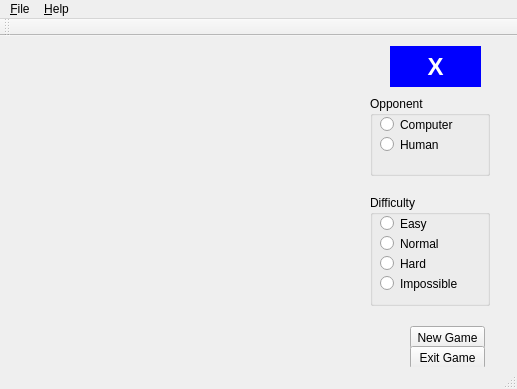
<?xml version="1.0" encoding="UTF-8"?>
<ui version="4.0">
 <class>winMainClass</class>
 <widget class="QMainWindow" name="winMainClass">
  <property name="geometry">
   <rect>
    <x>0</x>
    <y>0</y>
    <width>517</width>
    <height>389</height>
   </rect>
  </property>
  <property name="windowTitle">
   <string>Tic-Tac-Toe++ Alpha</string>
  </property>
  <property name="styleSheet">
   <string notr="true"/>
  </property>
  <widget class="QWidget" name="centralWidget">
   <widget class="QWidget" name="gridLayoutWidget">
    <property name="geometry">
     <rect>
      <x>10</x>
      <y>10</y>
      <width>301</width>
      <height>311</height>
     </rect>
    </property>
    <layout class="QGridLayout" name="grdGame"/>
   </widget>
   <widget class="QPushButton" name="pushButton">
    <property name="geometry">
     <rect>
      <x>410</x>
      <y>290</y>
      <width>75</width>
      <height>23</height>
     </rect>
    </property>
    <property name="text">
     <string>New Game</string>
    </property>
   </widget>
   <widget class="QPushButton" name="pushButton_2">
    <property name="geometry">
     <rect>
      <x>410</x>
      <y>310</y>
      <width>75</width>
      <height>23</height>
     </rect>
    </property>
    <property name="text">
     <string>Exit Game</string>
    </property>
   </widget>
   <widget class="QGroupBox" name="groupBox">
    <property name="geometry">
     <rect>
      <x>370</x>
      <y>159</y>
      <width>120</width>
      <height>111</height>
     </rect>
    </property>
    <property name="title">
     <string>Difficulty</string>
    </property>
    <widget class="QRadioButton" name="radioButton_3">
     <property name="geometry">
      <rect>
       <x>10</x>
       <y>20</y>
       <width>82</width>
       <height>17</height>
      </rect>
     </property>
     <property name="text">
      <string>Easy</string>
     </property>
    </widget>
    <widget class="QRadioButton" name="radioButton_4">
     <property name="geometry">
      <rect>
       <x>10</x>
       <y>40</y>
       <width>82</width>
       <height>17</height>
      </rect>
     </property>
     <property name="text">
      <string>Normal</string>
     </property>
    </widget>
    <widget class="QRadioButton" name="radioButton_5">
     <property name="geometry">
      <rect>
       <x>10</x>
       <y>60</y>
       <width>82</width>
       <height>17</height>
      </rect>
     </property>
     <property name="text">
      <string>Hard</string>
     </property>
    </widget>
    <widget class="QRadioButton" name="radioButton_6">
     <property name="geometry">
      <rect>
       <x>10</x>
       <y>80</y>
       <width>82</width>
       <height>17</height>
      </rect>
     </property>
     <property name="text">
      <string>Impossible</string>
     </property>
    </widget>
   </widget>
   <widget class="QGroupBox" name="groupBox_2">
    <property name="geometry">
     <rect>
      <x>370</x>
      <y>60</y>
      <width>120</width>
      <height>80</height>
     </rect>
    </property>
    <property name="title">
     <string>Opponent</string>
    </property>
    <widget class="QRadioButton" name="radioButton">
     <property name="geometry">
      <rect>
       <x>10</x>
       <y>20</y>
       <width>82</width>
       <height>17</height>
      </rect>
     </property>
     <property name="text">
      <string>Computer</string>
     </property>
    </widget>
    <widget class="QRadioButton" name="radioButton_2">
     <property name="geometry">
      <rect>
       <x>10</x>
       <y>40</y>
       <width>82</width>
       <height>17</height>
      </rect>
     </property>
     <property name="text">
      <string>Human</string>
     </property>
    </widget>
   </widget>
   <widget class="QLabel" name="label">
    <property name="geometry">
     <rect>
      <x>390</x>
      <y>10</y>
      <width>91</width>
      <height>41</height>
     </rect>
    </property>
    <property name="styleSheet">
     <string notr="true">background-color:blue;
color:white;
font-weight:bold;
font-size:24px;</string>
    </property>
    <property name="text">
     <string>X</string>
    </property>
    <property name="alignment">
     <set>Qt::AlignCenter</set>
    </property>
   </widget>
  </widget>
  <widget class="QMenuBar" name="mnuMain">
   <property name="geometry">
    <rect>
     <x>0</x>
     <y>0</y>
     <width>517</width>
     <height>21</height>
    </rect>
   </property>
   <widget class="QMenu" name="mnuFile">
    <property name="title">
     <string>&amp;File</string>
    </property>
    <addaction name="mnuNewGame"/>
    <addaction name="mnuExit"/>
   </widget>
   <widget class="QMenu" name="mnuHelp">
    <property name="title">
     <string>&amp;Help</string>
    </property>
    <addaction name="mnuAbout"/>
   </widget>
   <addaction name="mnuFile"/>
   <addaction name="mnuHelp"/>
  </widget>
  <widget class="QToolBar" name="mainToolBar">
   <attribute name="toolBarArea">
    <enum>TopToolBarArea</enum>
   </attribute>
   <attribute name="toolBarBreak">
    <bool>false</bool>
   </attribute>
  </widget>
  <widget class="QStatusBar" name="statusBar"/>
  <action name="mnuNewGame">
   <property name="text">
    <string>&amp;New Game</string>
   </property>
  </action>
  <action name="mnuExit">
   <property name="text">
    <string>E&amp;xit</string>
   </property>
  </action>
  <action name="mnuAbout">
   <property name="text">
    <string>&amp;About</string>
   </property>
  </action>
 </widget>
 <layoutdefault spacing="6" margin="11"/>
 <resources>
  <include location="winmain.qrc"/>
 </resources>
 <connections/>
</ui>
